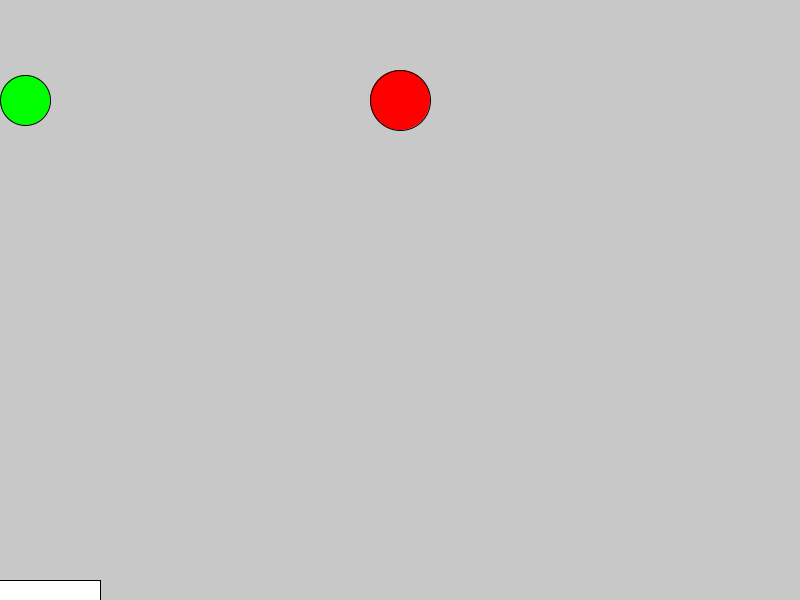
Frame 1 (no input)
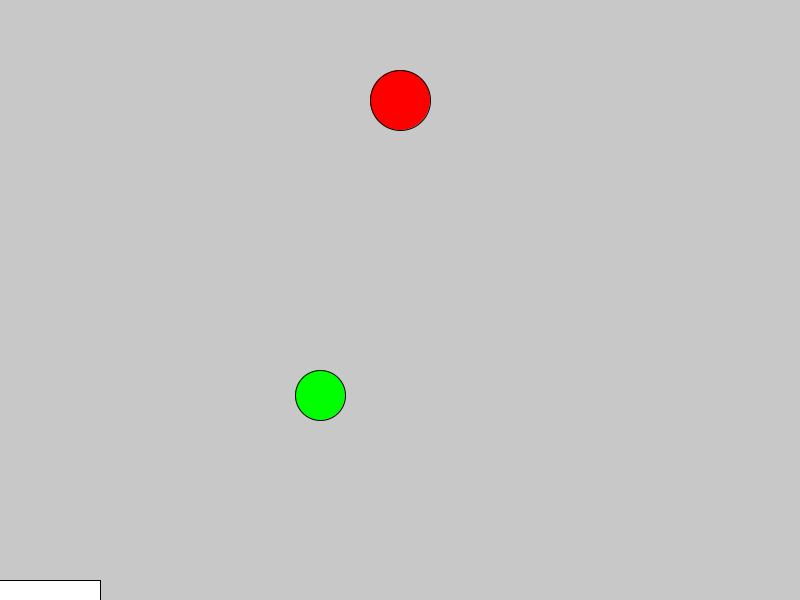
Frame 60 (the mouse pressed at the canvas centre just before this capture)
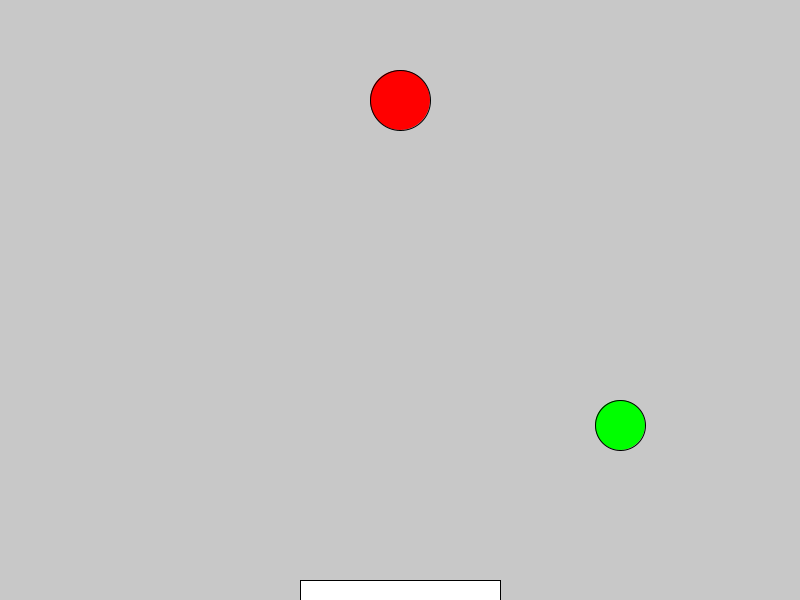
Frame 120 (the mouse held since frame 60 and released just before this capture)

The Processing sketch that drew these frames (run headless with seeded random() and noise(); from frame 60 on, the mouse is pressed at the canvas centre):

// Processing sketch: lecture_12_02_brick_break_game
// ── lecture_12_02_brick_break_game.pde
int x, y; // ball’s position
int xdir, ydir; // ball's y direction
int diam; //ball’s diameter
String ballColor;

int padX, padY;
int padWidth, padHeight;

int brick1X, brick1Y, brick1Diam;
boolean brick1Alive;

void setup() {
  size(800, 600);
  x = 25;
  y = 100;
  diam = 50;
  xdir = 5;
  ydir = 5;
  ballColor = "Green";
  padWidth = 200;
  padHeight = 20;
  padY = height - padHeight;
  brick1X = width/2;
  brick1Y = 100;
  brick1Diam = 60;
  brick1Alive = true;
}

void draw() {

  background(200);

  if (ballColor == "Green") {
    fill(0, 255, 0); //Green
  } else if (ballColor == "Red") {
    fill(255, 0, 0); //Red
  } else if (ballColor == "Yellow") {
    fill(255, 255, 0); //Yellow
  } else {
    fill(0, 0, 0); //Black, ballColor value error
  }


  ellipse(x, y, diam, diam);
  x = x + xdir; // ball movement
  y = y + ydir;

  if (x - diam/2 < 0) {
    xdir = xdir * -1;
    ballColor = "Red";
  }

  if (x + diam/2 > width) {
    xdir = xdir * -1;
    ballColor = "Yellow";
  }

  if (y - diam/2 < 0) {
    ydir = ydir * -1;
  }

  if (y + diam/2 > height) {
    ydir = ydir * -1;
  }

  padX = mouseX - 100;
  fill(255);
  rect(padX, padY, padWidth, padHeight);

  if (x > padX) {
    if (x < padX + padWidth) {
      if (y + diam/2 > padY) {
        ydir = ydir * -1;
      }
    }
  }
  if (brick1Alive) {
    fill(255, 0, 0);
    ellipse(brick1X, brick1Y, brick1Diam, brick1Diam);
  }

  if (brick1Alive) {
    if (dist(brick1X, brick1Y, x, y) < diam/2 + brick1Diam/2) {
      brick1Alive = false;
    }
  }
}
